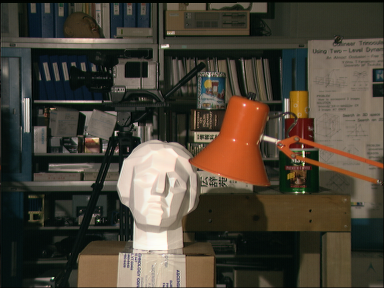
%> input picture matlab/left.png, 384 x 288 px
$ octave stereoBM_Grad.m   (GNU Octave 9; MATLAB toolbox functions it lacks are replaced by stand-ins)
%> lines starting %> are read from the running program, lines starting %| are printed output that depends on the picture
### matlab/shiftRight.m
function B = shiftRight(A,n,fillValue)
%shiftRight Shift an array RIGHT with specific padding.

    B = circshift(A,n,2);
    B(:,1:min(n,end),:) = fillValue;
end

### matlab/stereoBM_Grad.m
% Stereo Matching using Block Matching (Image Gradients)
% Computes a disparity map from a rectified stereo pair using Block Matching

% Set parameters
dispLevels = 16; %disparity range: 0 to dispLevels-1
windowSize = 5;

% Define data cost computation
dataCostComputation = @(left,right) sum(abs(left-right),3); %magnitude

% Start timer
timerVal = tic();

% Load left and right images in grayscale
leftImg = rgb2gray(imread('left.png'));
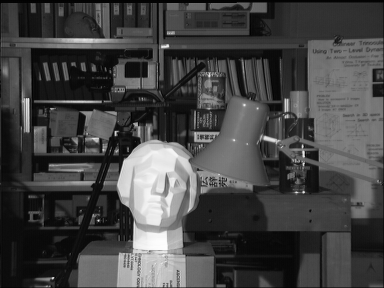
%> leftImg: size 288x384 uint8; min 0, max 253, mean 68.3
rightImg = rgb2gray(imread('right.png'));
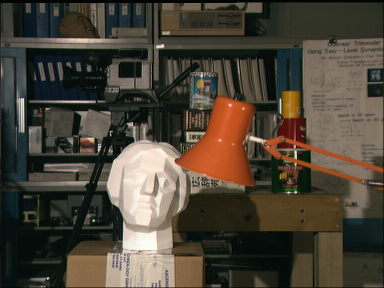
%> input picture matlab/right.png, 384 x 288 px
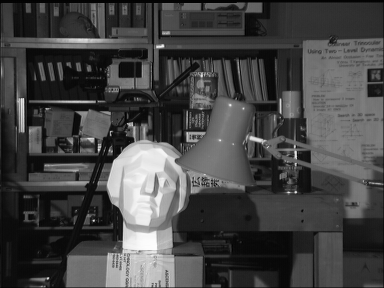
%> rightImg: size 288x384 uint8; min 0, max 254, mean 68.7

% Apply a Gaussian filter
leftImg = imgaussfilt(leftImg,0.6,'FilterSize',5);
rightImg = imgaussfilt(rightImg,0.6,'FilterSize',5);

% Get the size
[rows,cols] = size(leftImg);
%> rows = 288; cols = 384

% Compute image gradients
leftGrad = zeros(rows,cols,2,'double');
[leftGrad(:,:,1),leftGrad(:,:,2)] = imgradientxy(leftImg,'sobel');
rightGrad = zeros(rows,cols,2,'double');
[rightGrad(:,:,1),rightGrad(:,:,2)] = imgradientxy(rightImg,'sobel');

% Compute pixel-based matching cost (data cost)
dataCost = zeros(rows,cols,dispLevels,'double');
for d = 0:dispLevels-1
    rightGradShifted = shiftRight(rightGrad,d,0);
    dataCost(:,:,d+1) = dataCostComputation(leftGrad,rightGradShifted);
end

% Aggregate the matching cost
dataCost = int32(convn(dataCost,ones(windowSize,windowSize,1),'same'));

% Compute the disparity map
[~,ind] = min(dataCost,[],3);
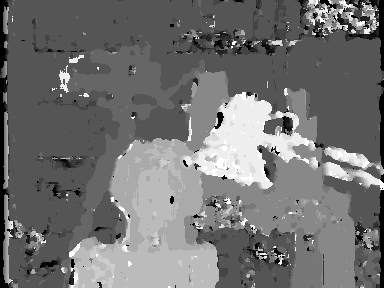
%> ind: size 288x384 double; min 1, max 16, mean 7.7; drawn with min black and max white
dispMap = ind-1;

% Normalize the disparity map for display
scaleFactor = 256/dispLevels;
dispImg = uint8(dispMap*scaleFactor);

% Show disparity map
figure; imshow(dispImg)

% Save disparity map
imwrite(dispImg,'disparityBM_Grad.png')

% Stop timer and display running time
elapsedTime = toc(timerVal);
fprintf('Running time: %.2f seconds\n',elapsedTime)
